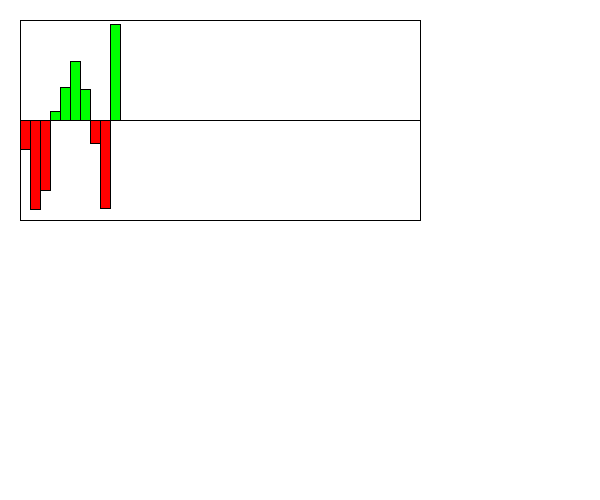
Frame 1 (no input)
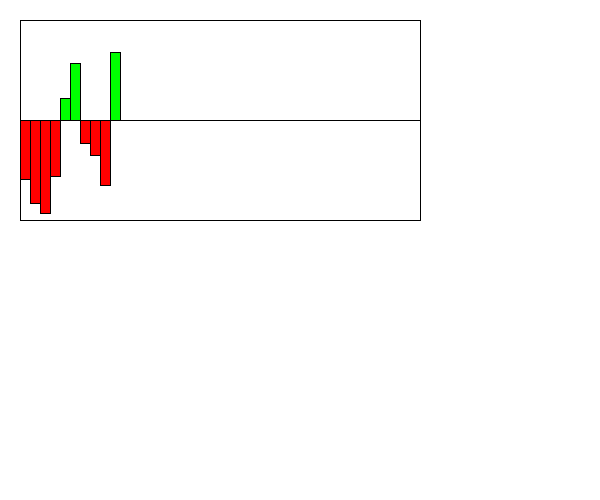
Frame 60 (the mouse pressed at the canvas centre just before this capture)
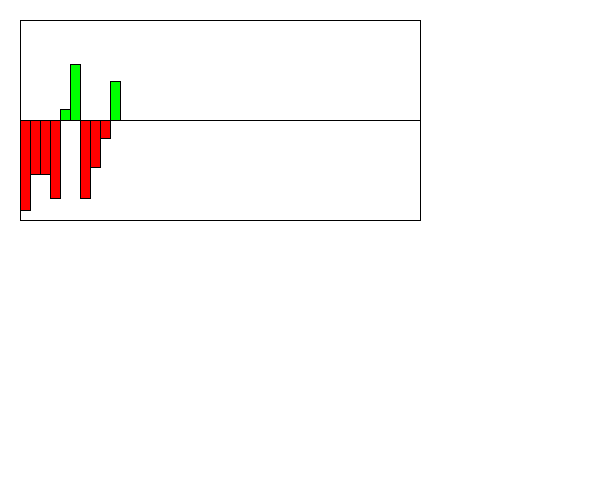
Frame 120 (the mouse held since frame 60 and released just before this capture)

The Processing sketch that drew these frames (run headless with seeded random() and noise(); from frame 60 on, the mouse is pressed at the canvas centre):

// Processing sketch: Section1
// ── Section1.pde
int MAX_VALUE = 100;
int MIN_VALUE = -100;
Visualizer v;

/*You are simulating a visualizer of multiple values
 You need to create a display method first. 
 Then you can make a method that changes the values each time the update is called. 
 */
class Visualizer {
  float x, y;
  float [] values;
  float [] speeds;
  Visualizer(float x, float y) {
    this.x = x;
    this.y = y;
    values = new float[10];
    speeds = new float[10];
    for (int i = 0; i < values.length; i++) {
      values[i] = random(-99, 99);
      speeds[i] = random(2);
    }
  }

  void display() {
    //draw the bars equally spaced inside this box. 
    //You can assume 10, but it would be even better 
    //if you could modify it to be larger increments.
    fill(255);
    rect(x, y, 400, 200);
    //This is a 200x400 box.
    //The width of the visualizer is 400! This rect is the border

    //the line is the 0 y-value, the top is 100, the bottom is -100
    line(x, y+100, x+400, y+100);

    //You need to use a loop. You need to make the HEIGHT of the bars 
    //the values in the array.
    //Negative values are red, and go below the line.
    //Positive values are green and go above the line.

    for (int i = 0; i < values.length; i++) {
     //SOMETHING FUNNN
     //fill(abs(values[i])/MAX_VALUE*255,255-(abs(values[i])/MAX_VALUE*255),0);
      if (values[i] < 0) {
        fill(0,255,0);
      } else {
        fill(255,0,0);
      }
      rect(x+(10*i),y+100,10,values[i]);
    }


    //Width of the visualizer is 400!

  
  }
  void update() {
    //???WRITE THIS METHOD!!!
    for (int i = 0; i < values.length; i++) {
      //fill(values[i],255-values[i],0);
      values[i] += speeds[i];
      //??? keep them values between max/min value
      if (values[i] > MAX_VALUE || values[i] < MIN_VALUE) {
        speeds[i] *= -1;
      }
      //??? reverse the speeds so they oscillate up/down when they reach max/min

      
    }
  }
}

void setup() {
  size(600, 500);
  v = new Visualizer(20, 20);
}
void draw() {
  background(255);
  v.display();
  v.update();
}
